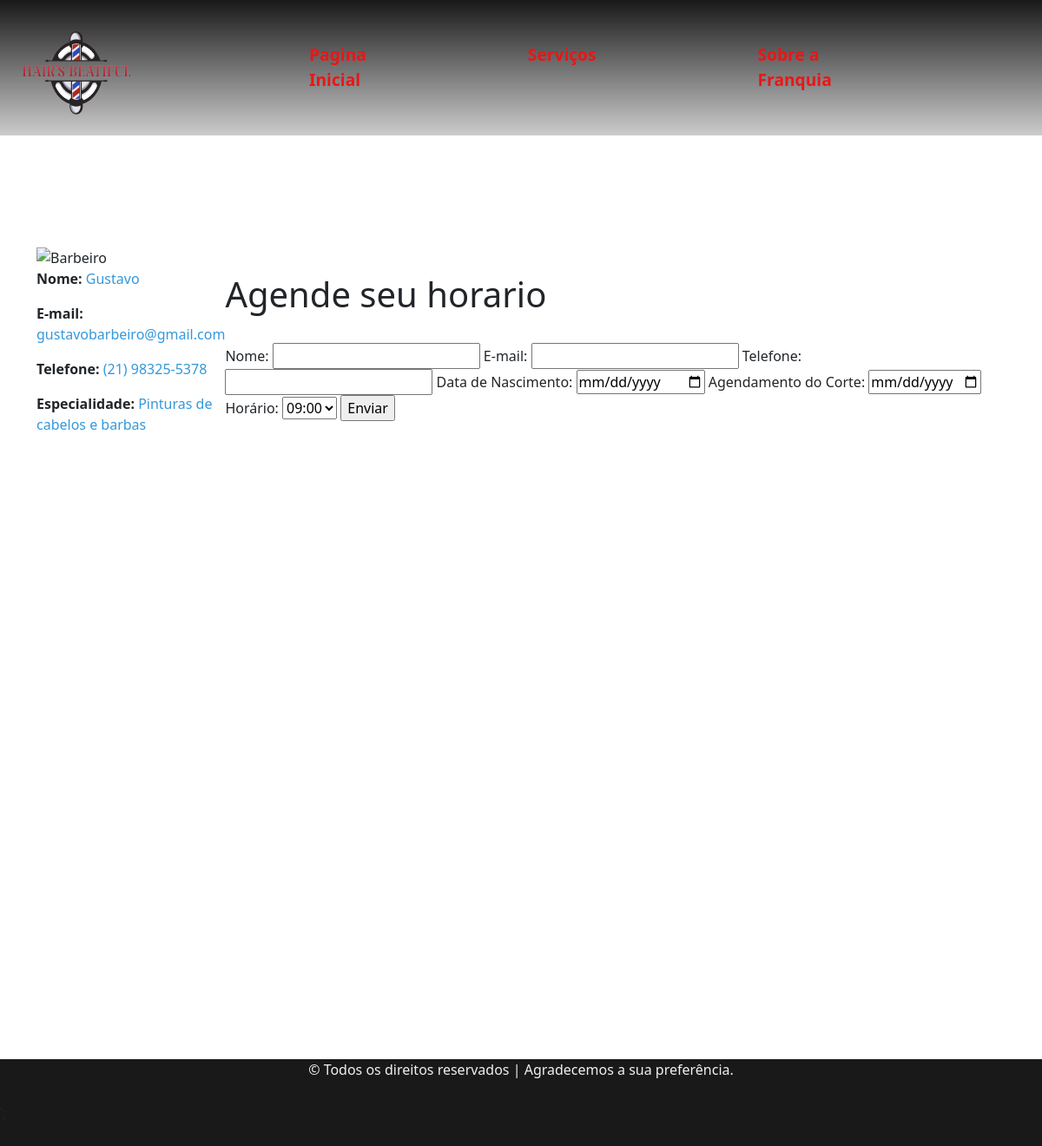
Screenshot of /pages/profissional.php?profissional=Gustavo with the database file from the repository.
### tables this page shows
CREATE TABLE `barbeiros` (
  `id_barbeiro` int(11) NOT NULL,
  `nome` varchar(100) NOT NULL,
  `email` varchar(100) NOT NULL,
  `especialidade` varchar(100) DEFAULT NULL,
  `telefone` varchar(20) DEFAULT NULL,
  `disponibilidade` tinyint(1) DEFAULT 1,
  `foto` varchar(255) DEFAULT NULL
);

### config/connect.php (called while the page is built, shortened)
<?php
function dadosBarbeiro($profissionalSelecionado){
    $server = "localhost";
    $user = "root";
    $password = "";
    $database = "barbearia";
    $connection = new mysqli($server, $user, $password, $database);
    $sql = "SELECT email, telefone, especialidade, foto FROM barbeiros WHERE nome = '$profissionalSelecionado'";
    $result = $connection->query($sql);
    if ($result->num_rows > 0) {
        while ($row = $result->fetch_assoc()) {
            $email = $row["email"];
            $telefone = $row["telefone"];
            $especialidade = $row["especialidade"];
            $foto = $row["foto"];
        }
    } else {
        echo "Nenhum resultado encontrado";
    }
}
?>

### pages/profissional.php (the view, shortened to what this page needs)
<?php
include '../includes/header.php';
include '../config/connect.php';
if (isset($_GET['profissional'])) {
    $profissionalSelecionado = $_GET['profissional'];
    dadosBarbeiro($profissionalSelecionado);
}
?>
<main>
    <div class="container">
        <div class="barbeiro-info">
            <img src="../assets/img/<?=$foto?>" alt="Barbeiro" class="barbeiro-img" width="250">
            <p><strong>Nome:</strong> <span><?=$profissionalSelecionado?></span></p>
            <p><strong>E-mail:</strong> <span><?=$email?></span> </p>
            <p><strong>Telefone:</strong> <span><?=$telefone?></span></p>
            <p><strong>Especialidade:</strong> <span><?=$especialidade?></span></p>
        </div>
        <div class="formulario">
            <form class="form" action="../config/actionbarbeiros.php" method="POST">
                <h1>Agende seu horario</h1> <br>
                <label for="nome">Nome:</label>
                <input type="text" id="nome" name="nome" required>
                <label for="email">E-mail:</label>
                <input type="email" id="email" name="email" required>
                <label for="telefone">Telefone:</label>
                <input type="tel" id="telefone" name="telefone" required>
                <label for="nascimento">Data de Nascimento:</label>
                <input type="date" id="nascimento" name="nascimento" required>
                <?php $ano = date('Y') + 1; ?>
                <label for="data">Agendamento do Corte:</label>
                <input type="date" id="data" name="data" min="<?= date('Y-m-d')?>" max="<?=date("$ano-m-d") ?>" required>
                <label for="horario">Horário:</label>
                <select id="horario" name="horario" required>
                    <option value="09:00">09:00</option>
                </select>
                <input class="btn-form" type="submit" value="Enviar" name="agendar">
            </form>
        </div>
    </div>
</main>
<?php
include '../includes/footer.php';
?>

### assets/css/styles.css (style rules this page uses)
body { background: url(../img/fundo.jpg); background-size: cover; background-position: center; background-repeat: no-repeat; height: auto; }
span { color: #3498db; }
.container { height: 800px; width: 100%; background-color: transparent; display: flex; justify-content: center; align-items: center; }

### rows the page displays
barbeiros: email "gustavobarbeiro@gmail.com", telefone "(21) 98325-5378", especialidade "Pinturas de cabelos e barbas"

### other values shown
$profissionalSelecionado "Gustavo"
